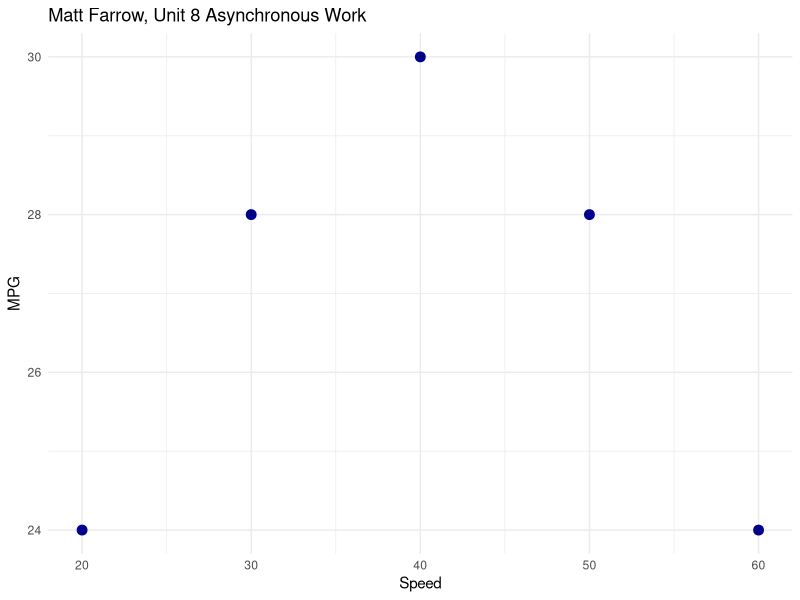

The R script that drew this image:
## ---- chunk 1
knitr::opts_chunk$set(echo = TRUE)
library(tidyverse)
## ---- chunk 2
# Build Tibble
df <- tibble(speed = c(20, 30, 40, 50, 60), mpg = c(24, 28, 30, 28, 24))

# Calculate Mean & Standard Deviation
sd_x  <- sd(df$speed)
sd_y  <- sd(df$mpg)
x_bar <- mean(df$speed)
y_bar <- mean(df$mpg)

# Calculate Z(x), Z(y), and ZxZy
df <- df %>% 
  mutate(z_x = (speed - x_bar) / sd_x,
         z_y = (mpg - y_bar / sd_y),
         zxzy = z_x * z_y)

# Calculate r
r <- sum(df$zxzy) / 4
## ---- chunk 3
ggplot(df, aes(speed, mpg)) +
  geom_point(size = 3, color = "darkblue") +
  labs(title = "Matt Farrow, Unit 8 Asynchronous Work",
       x = "Speed",
       y = "MPG") +
  theme_minimal() +
  NULL
